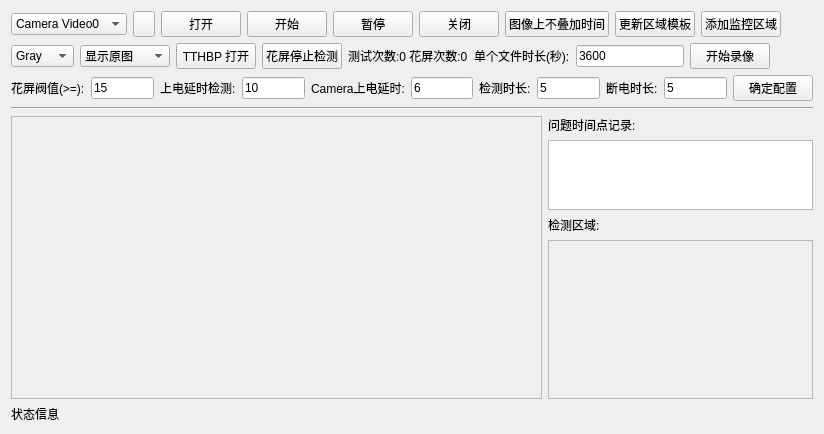
<?xml version="1.0" encoding="UTF-8"?>
<ui version="4.0">
 <class>FiguredForm</class>
 <widget class="QWidget" name="FiguredForm">
  <property name="geometry">
   <rect>
    <x>0</x>
    <y>0</y>
    <width>824</width>
    <height>434</height>
   </rect>
  </property>
  <property name="windowTitle">
   <string>Form</string>
  </property>
  <layout class="QGridLayout" name="gridLayout">
   <item row="0" column="0">
    <layout class="QVBoxLayout" name="verticalLayout">
     <item>
      <layout class="QHBoxLayout" name="horizontalLayout">
       <item>
        <widget class="QComboBox" name="combo_Video">
         <item>
          <property name="text">
           <string>Camera Video0</string>
          </property>
         </item>
         <item>
          <property name="text">
           <string>Camera Video1</string>
          </property>
         </item>
         <item>
          <property name="text">
           <string>Camera Video2</string>
          </property>
         </item>
         <item>
          <property name="text">
           <string>File Video</string>
          </property>
         </item>
        </widget>
       </item>
       <item>
        <widget class="QPushButton" name="pushButton_updateVideo">
         <property name="minimumSize">
          <size>
           <width>20</width>
           <height>20</height>
          </size>
         </property>
         <property name="maximumSize">
          <size>
           <width>30</width>
           <height>30</height>
          </size>
         </property>
         <property name="styleSheet">
          <string notr="true">QPushButton#pushButton_updateVideo::pressed{border-image: url(:/assert/ICON/076.png);}
QPushButton#pushButton_updateVideo{border-image: url(:/assert/ICON/026.png);}</string>
         </property>
         <property name="text">
          <string/>
         </property>
        </widget>
       </item>
       <item>
        <widget class="QPushButton" name="button_Open">
         <property name="text">
          <string>打开</string>
         </property>
        </widget>
       </item>
       <item>
        <widget class="QPushButton" name="button_Start">
         <property name="text">
          <string>开始</string>
         </property>
        </widget>
       </item>
       <item>
        <widget class="QPushButton" name="button_Stop">
         <property name="text">
          <string>暂停</string>
         </property>
        </widget>
       </item>
       <item>
        <widget class="QPushButton" name="button_CLose">
         <property name="text">
          <string>关闭</string>
         </property>
        </widget>
       </item>
       <item>
        <widget class="QPushButton" name="pushButton_OSDTime">
         <property name="text">
          <string>图像上不叠加时间</string>
         </property>
         <property name="checkable">
          <bool>true</bool>
         </property>
        </widget>
       </item>
       <item>
        <widget class="QPushButton" name="pushButton_updateRect">
         <property name="text">
          <string>更新区域模板</string>
         </property>
        </widget>
       </item>
       <item>
        <widget class="QPushButton" name="pushButton_addRect">
         <property name="text">
          <string>添加监控区域</string>
         </property>
        </widget>
       </item>
       <item>
        <spacer name="horizontalSpacer">
         <property name="orientation">
          <enum>Qt::Horizontal</enum>
         </property>
         <property name="sizeHint" stdset="0">
          <size>
           <width>40</width>
           <height>20</height>
          </size>
         </property>
        </spacer>
       </item>
      </layout>
     </item>
     <item>
      <layout class="QHBoxLayout" name="horizontalLayout_3">
       <item>
        <widget class="QComboBox" name="comboBox_CheckColor">
         <item>
          <property name="text">
           <string>Gray</string>
          </property>
         </item>
         <item>
          <property name="text">
           <string>Blue</string>
          </property>
         </item>
         <item>
          <property name="text">
           <string>Green</string>
          </property>
         </item>
         <item>
          <property name="text">
           <string>Red</string>
          </property>
         </item>
        </widget>
       </item>
       <item>
        <widget class="QComboBox" name="comboBox_showCtrl">
         <item>
          <property name="text">
           <string>显示原图</string>
          </property>
         </item>
         <item>
          <property name="text">
           <string>显示效果图</string>
          </property>
         </item>
         <item>
          <property name="text">
           <string>显示差值图</string>
          </property>
         </item>
        </widget>
       </item>
       <item>
        <widget class="QPushButton" name="pushButton_tthbp">
         <property name="text">
          <string>TTHBP 打开</string>
         </property>
         <property name="checkable">
          <bool>true</bool>
         </property>
        </widget>
       </item>
       <item>
        <widget class="QPushButton" name="pushButton_figuredCtrl">
         <property name="text">
          <string>花屏停止检测</string>
         </property>
         <property name="checkable">
          <bool>true</bool>
         </property>
        </widget>
       </item>
       <item>
        <widget class="QLabel" name="label_checkCount">
         <property name="text">
          <string>测试次数:0 花屏次数:0</string>
         </property>
        </widget>
       </item>
       <item>
        <widget class="QLabel" name="label_7">
         <property name="text">
          <string>单个文件时长(秒):</string>
         </property>
        </widget>
       </item>
       <item>
        <widget class="QLineEdit" name="lineEdit_recd_file_time">
         <property name="text">
          <string>3600</string>
         </property>
        </widget>
       </item>
       <item>
        <widget class="QPushButton" name="pushButton_recd">
         <property name="text">
          <string>开始录像</string>
         </property>
         <property name="checkable">
          <bool>true</bool>
         </property>
        </widget>
       </item>
       <item>
        <spacer name="horizontalSpacer_3">
         <property name="orientation">
          <enum>Qt::Horizontal</enum>
         </property>
         <property name="sizeHint" stdset="0">
          <size>
           <width>40</width>
           <height>20</height>
          </size>
         </property>
        </spacer>
       </item>
      </layout>
     </item>
     <item>
      <layout class="QHBoxLayout" name="horizontalLayout_2">
       <item>
        <widget class="QLabel" name="label_2">
         <property name="text">
          <string>花屏阀值(&gt;=):</string>
         </property>
        </widget>
       </item>
       <item>
        <widget class="QLineEdit" name="lineEdit_figuredHold">
         <property name="text">
          <string>15</string>
         </property>
        </widget>
       </item>
       <item>
        <widget class="QLabel" name="label_3">
         <property name="text">
          <string>上电延时检测:</string>
         </property>
        </widget>
       </item>
       <item>
        <widget class="QLineEdit" name="lineEdit_delayCheckDuration">
         <property name="text">
          <string>10</string>
         </property>
        </widget>
       </item>
       <item>
        <widget class="QLabel" name="label_6">
         <property name="text">
          <string>Camera上电延时:</string>
         </property>
        </widget>
       </item>
       <item>
        <widget class="QLineEdit" name="lineEdit_delayCameraPowerDuration">
         <property name="text">
          <string>6</string>
         </property>
        </widget>
       </item>
       <item>
        <widget class="QLabel" name="label_5">
         <property name="text">
          <string>检测时长:</string>
         </property>
        </widget>
       </item>
       <item>
        <widget class="QLineEdit" name="lineEdit_checkDuration">
         <property name="text">
          <string>5</string>
         </property>
        </widget>
       </item>
       <item>
        <widget class="QLabel" name="label_4">
         <property name="text">
          <string>断电时长:</string>
         </property>
        </widget>
       </item>
       <item>
        <widget class="QLineEdit" name="lineEdit_powerOffDuration">
         <property name="text">
          <string>5</string>
         </property>
        </widget>
       </item>
       <item>
        <widget class="QPushButton" name="pushButton_Setting">
         <property name="text">
          <string>确定配置</string>
         </property>
         <property name="checkable">
          <bool>true</bool>
         </property>
        </widget>
       </item>
       <item>
        <spacer name="horizontalSpacer_2">
         <property name="orientation">
          <enum>Qt::Horizontal</enum>
         </property>
         <property name="sizeHint" stdset="0">
          <size>
           <width>40</width>
           <height>20</height>
          </size>
         </property>
        </spacer>
       </item>
      </layout>
     </item>
     <item>
      <widget class="Line" name="line">
       <property name="orientation">
        <enum>Qt::Horizontal</enum>
       </property>
      </widget>
     </item>
     <item>
      <layout class="QHBoxLayout" name="imageHLayout" stretch="10,5">
       <item>
        <widget class="QScrollArea" name="scrollArea">
         <property name="widgetResizable">
          <bool>true</bool>
         </property>
         <property name="alignment">
          <set>Qt::AlignCenter</set>
         </property>
         <widget class="QWidget" name="scrollAreaWidgetContents">
          <property name="geometry">
           <rect>
            <x>0</x>
            <y>0</y>
            <width>529</width>
            <height>275</height>
           </rect>
          </property>
          <layout class="QGridLayout" name="gridLayout_3" columnstretch="0,0">
           <property name="leftMargin">
            <number>0</number>
           </property>
           <property name="topMargin">
            <number>0</number>
           </property>
           <property name="rightMargin">
            <number>0</number>
           </property>
           <property name="bottomMargin">
            <number>0</number>
           </property>
           <property name="spacing">
            <number>0</number>
           </property>
           <item row="0" column="1">
            <widget class="QLabel" name="label">
             <property name="text">
              <string/>
             </property>
            </widget>
           </item>
          </layout>
         </widget>
        </widget>
       </item>
       <item>
        <layout class="QVBoxLayout" name="verticalLayout_3" stretch="1,4,1,10">
         <item>
          <widget class="QLabel" name="label_ErrTimes">
           <property name="text">
            <string>问题时间点记录:</string>
           </property>
          </widget>
         </item>
         <item>
          <widget class="QListWidget" name="listWidget_ErrTimes"/>
         </item>
         <item>
          <widget class="QLabel" name="label_checkRect">
           <property name="text">
            <string>检测区域:</string>
           </property>
          </widget>
         </item>
         <item>
          <widget class="QScrollArea" name="scrollArea_2">
           <property name="widgetResizable">
            <bool>true</bool>
           </property>
           <widget class="QWidget" name="scrollAreaWidgetContents_2">
            <property name="geometry">
             <rect>
              <x>0</x>
              <y>0</y>
              <width>261</width>
              <height>149</height>
             </rect>
            </property>
            <layout class="QGridLayout" name="gridLayout_2">
             <item row="0" column="0">
              <layout class="QFormLayout" name="formLayout"/>
             </item>
            </layout>
           </widget>
          </widget>
         </item>
        </layout>
       </item>
      </layout>
     </item>
    </layout>
   </item>
   <item row="1" column="0">
    <widget class="QLabel" name="statusBar">
     <property name="text">
      <string>状态信息</string>
     </property>
    </widget>
   </item>
  </layout>
 </widget>
 <resources/>
 <connections>
  <connection>
   <sender>button_Open</sender>
   <signal>clicked()</signal>
   <receiver>FiguredForm</receiver>
   <slot>on_button_OpenVideo_clicked()</slot>
   <hints>
    <hint type="sourcelabel">
     <x>242</x>
     <y>36</y>
    </hint>
    <hint type="destinationlabel">
     <x>490</x>
     <y>55</y>
    </hint>
   </hints>
  </connection>
  <connection>
   <sender>button_CLose</sender>
   <signal>clicked()</signal>
   <receiver>FiguredForm</receiver>
   <slot>on_button_CloseVideo_clicked()</slot>
   <hints>
    <hint type="sourcelabel">
     <x>474</x>
     <y>36</y>
    </hint>
    <hint type="destinationlabel">
     <x>489</x>
     <y>96</y>
    </hint>
   </hints>
  </connection>
  <connection>
   <sender>button_Start</sender>
   <signal>clicked()</signal>
   <receiver>FiguredForm</receiver>
   <slot>on_button_StartVideo_clicked()</slot>
   <hints>
    <hint type="sourcelabel">
     <x>302</x>
     <y>36</y>
    </hint>
    <hint type="destinationlabel">
     <x>488</x>
     <y>138</y>
    </hint>
   </hints>
  </connection>
  <connection>
   <sender>button_Stop</sender>
   <signal>clicked()</signal>
   <receiver>FiguredForm</receiver>
   <slot>on_button_StopVideo_clicked()</slot>
   <hints>
    <hint type="sourcelabel">
     <x>388</x>
     <y>36</y>
    </hint>
    <hint type="destinationlabel">
     <x>492</x>
     <y>178</y>
    </hint>
   </hints>
  </connection>
  <connection>
   <sender>combo_Video</sender>
   <signal>currentIndexChanged(QString)</signal>
   <receiver>FiguredForm</receiver>
   <slot>on_combo_Video_Change(QString)</slot>
   <hints>
    <hint type="sourcelabel">
     <x>83</x>
     <y>32</y>
    </hint>
    <hint type="destinationlabel">
     <x>487</x>
     <y>223</y>
    </hint>
   </hints>
  </connection>
  <connection>
   <sender>pushButton_addRect</sender>
   <signal>clicked()</signal>
   <receiver>FiguredForm</receiver>
   <slot>on_button_AddRect_clicked()</slot>
   <hints>
    <hint type="sourcelabel">
     <x>782</x>
     <y>36</y>
    </hint>
    <hint type="destinationlabel">
     <x>488</x>
     <y>25</y>
    </hint>
   </hints>
  </connection>
  <connection>
   <sender>pushButton_Setting</sender>
   <signal>clicked(bool)</signal>
   <receiver>FiguredForm</receiver>
   <slot>on_button_Setting_clicked(bool)</slot>
   <hints>
    <hint type="sourcelabel">
     <x>788</x>
     <y>104</y>
    </hint>
    <hint type="destinationlabel">
     <x>634</x>
     <y>3</y>
    </hint>
   </hints>
  </connection>
  <connection>
   <sender>pushButton_tthbp</sender>
   <signal>clicked(bool)</signal>
   <receiver>FiguredForm</receiver>
   <slot>on_button_TTHBP_clicked(bool)</slot>
   <hints>
    <hint type="sourcelabel">
     <x>256</x>
     <y>70</y>
    </hint>
    <hint type="destinationlabel">
     <x>658</x>
     <y>16</y>
    </hint>
   </hints>
  </connection>
  <connection>
   <sender>pushButton_figuredCtrl</sender>
   <signal>clicked(bool)</signal>
   <receiver>FiguredForm</receiver>
   <slot>on_button_FiguredCtrl_clicked(bool)</slot>
   <hints>
    <hint type="sourcelabel">
     <x>342</x>
     <y>70</y>
    </hint>
    <hint type="destinationlabel">
     <x>3</x>
     <y>117</y>
    </hint>
   </hints>
  </connection>
  <connection>
   <sender>comboBox_CheckColor</sender>
   <signal>currentIndexChanged(QString)</signal>
   <receiver>FiguredForm</receiver>
   <slot>on_combo_CheckColor_Change(QString)</slot>
   <hints>
    <hint type="sourcelabel">
     <x>75</x>
     <y>68</y>
    </hint>
    <hint type="destinationlabel">
     <x>650</x>
     <y>1</y>
    </hint>
   </hints>
  </connection>
  <connection>
   <sender>comboBox_showCtrl</sender>
   <signal>currentIndexChanged(QString)</signal>
   <receiver>FiguredForm</receiver>
   <slot>on_combo_ShowCtrl_Change(QString)</slot>
   <hints>
    <hint type="sourcelabel">
     <x>127</x>
     <y>53</y>
    </hint>
    <hint type="destinationlabel">
     <x>1</x>
     <y>83</y>
    </hint>
   </hints>
  </connection>
  <connection>
   <sender>pushButton_recd</sender>
   <signal>clicked(bool)</signal>
   <receiver>FiguredForm</receiver>
   <slot>on_button_recd_clicked(bool)</slot>
   <hints>
    <hint type="sourcelabel">
     <x>779</x>
     <y>70</y>
    </hint>
    <hint type="destinationlabel">
     <x>3</x>
     <y>66</y>
    </hint>
   </hints>
  </connection>
  <connection>
   <sender>pushButton_OSDTime</sender>
   <signal>clicked(bool)</signal>
   <receiver>FiguredForm</receiver>
   <slot>on_button_osdTime_clicked(bool)</slot>
   <hints>
    <hint type="sourcelabel">
     <x>532</x>
     <y>22</y>
    </hint>
    <hint type="destinationlabel">
     <x>418</x>
     <y>-3</y>
    </hint>
   </hints>
  </connection>
  <connection>
   <sender>pushButton_updateRect</sender>
   <signal>clicked()</signal>
   <receiver>FiguredForm</receiver>
   <slot>on_button_updateRect_clicked()</slot>
   <hints>
    <hint type="sourcelabel">
     <x>696</x>
     <y>36</y>
    </hint>
    <hint type="destinationlabel">
     <x>816</x>
     <y>28</y>
    </hint>
   </hints>
  </connection>
 </connections>
 <slots>
  <slot>on_button_OpenVideo_clicked()</slot>
  <slot>on_button_CloseVideo_clicked()</slot>
  <slot>on_button_StartVideo_clicked()</slot>
  <slot>on_button_StopVideo_clicked()</slot>
  <slot>on_combo_Video_Change(QString)</slot>
  <slot>on_button_AddRect_clicked()</slot>
  <slot>on_Label_LinkActivited(QString)</slot>
  <slot>on_button_Setting_clicked(bool)</slot>
  <slot>on_button_TTHBP_clicked(bool)</slot>
  <slot>on_button_FiguredCtrl_clicked(bool)</slot>
  <slot>on_combo_CheckColor_Change(QString)</slot>
  <slot>on_combo_ShowCtrl_Change(QString)</slot>
  <slot>on_button_recd_clicked(bool)</slot>
  <slot>on_button_osdTime_clicked(bool)</slot>
  <slot>on_button_updateRect_clicked()</slot>
 </slots>
</ui>
